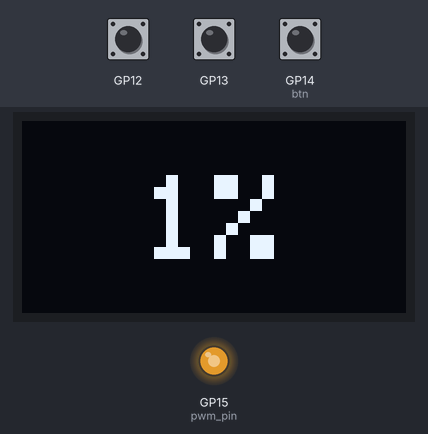
A program run on a simulated Raspberry Pi Pico running MicroPython. On the bench: 128×64 one-colour display, output pins drawn as LEDs (lit = HIGH). The inputs (shaded band) are chosen by the test bench; at power-on: GP14 (btn) HIGH, GP12 HIGH, GP13 HIGH. What the program prints to the serial console is not drawn.

Above: at 1.2 s.
1.3 s: GP14 (btn) pulled LOW for 0.15 s
At 1.8 s:
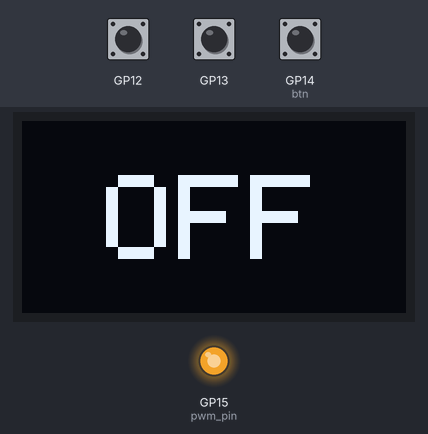
2.9 s: GP14 (btn) pulled LOW for 1 s
At 3.2 s:
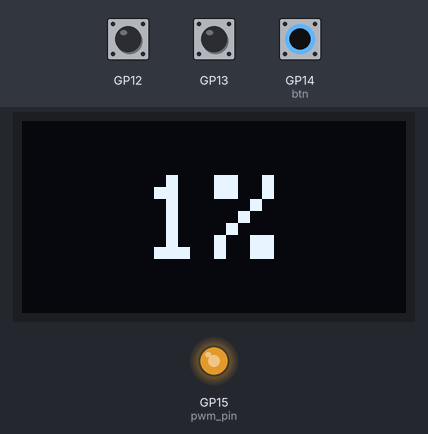
5.4 s: GP14 (btn) pulled LOW for 3.2 s
At 6.3 s:
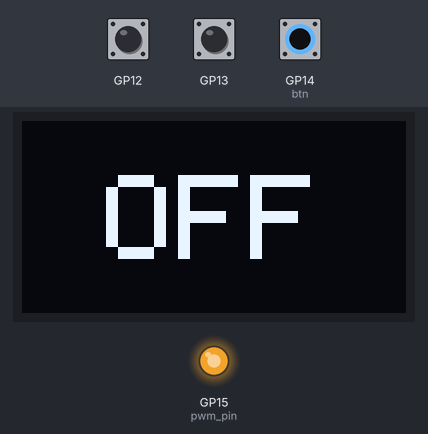
Timing chart, 0 to 8.4 s (numbered marks = the images above; inputs shaded):
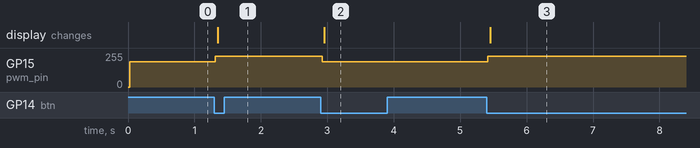

The program:

main.py
```python
# main.py - PWM fan control with rotary encoder + SSD1306 OLED (MicroPython)
# Pins used (change if you need):
# I2C: GP0 = SDA, GP1 = SCL
# Rotary encoder: A=GP2, B=GP3
# Encoder push button: GP14 (Button class uses 14 by default below)
# PWM fan pin: GP15 (change pwm_pin if you'd like different pin)
# OLED address: 0x3C (common)

from machine import Pin, I2C, PWM
import time
from micropython import const
import framebuf

# -------------------------
# SSD1306 driver (as provided)
# -------------------------
SET_CONTRAST = const(0x81)
SET_ENTIRE_ON = const(0xA4)
SET_NORM_INV = const(0xA6)
SET_DISP = const(0xAE)
SET_MEM_ADDR = const(0x20)
SET_COL_ADDR = const(0x21)
SET_PAGE_ADDR = const(0x22)
SET_DISP_START_LINE = const(0x40)
SET_SEG_REMAP = const(0xA0)
SET_MUX_RATIO = const(0xA8)
SET_COM_OUT_DIR = const(0xC0)
SET_DISP_OFFSET = const(0xD3)
SET_COM_PIN_CFG = const(0xDA)
SET_DISP_CLK_DIV = const(0xD5)
SET_PRECHARGE = const(0xD9)
SET_VCOM_DESEL = const(0xDB)
SET_CHARGE_PUMP = const(0x8D)

class SSD1306(framebuf.FrameBuffer):
    def __init__(self, width, height, external_vcc):
        self.width = width
        self.height = height
        self.external_vcc = external_vcc
        self.pages = self.height // 8
        self.buffer = bytearray(self.pages * self.width)
        super().__init__(self.buffer, self.width, self.height, framebuf.MONO_VLSB)
        self.init_display()

    def init_display(self):
        for cmd in (
            SET_DISP | 0x00,  # off
            SET_MEM_ADDR,
            0x00,  # horizontal
            SET_DISP_START_LINE | 0x00,
            SET_SEG_REMAP | 0x01,
            SET_MUX_RATIO,
            self.height - 1,
            SET_COM_OUT_DIR | 0x08,
            SET_DISP_OFFSET,
            0x00,
            SET_COM_PIN_CFG,
            0x02 if self.width > 2 * self.height else 0x12,
            SET_DISP_CLK_DIV,
            0x80,
            SET_PRECHARGE,
            0x22 if self.external_vcc else 0xF1,
            SET_VCOM_DESEL,
            0x30,
            SET_CONTRAST,
            0xFF,
            SET_ENTIRE_ON,
            SET_NORM_INV,
            SET_CHARGE_PUMP,
            0x10 if self.external_vcc else 0x14,
            SET_DISP | 0x01,
        ):
            self.write_cmd(cmd)
        self.fill(0)
        self.show()

    def poweroff(self):
        self.write_cmd(SET_DISP | 0x00)

    def poweron(self):
        self.write_cmd(SET_DISP | 0x01)

    def contrast(self, contrast):
        self.write_cmd(SET_CONTRAST)
        self.write_cmd(contrast)

    def invert(self, invert):
        self.write_cmd(SET_NORM_INV | (invert & 1))

    def show(self):
        x0 = 0
        x1 = self.width - 1
        if self.width == 64:
            x0 += 32
            x1 += 32
        self.write_cmd(SET_COL_ADDR)
        self.write_cmd(x0)
        self.write_cmd(x1)
        self.write_cmd(SET_PAGE_ADDR)
        self.write_cmd(0)
        self.write_cmd(self.pages - 1)
        self.write_data(self.buffer)


class SSD1306_I2C(SSD1306):
    def __init__(self, width, height, i2c, addr=0x3C, external_vcc=False):
        self.i2c = i2c
        self.addr = addr
        self.temp = bytearray(2)
        self.write_list = [b"\x40", None]
        super().__init__(width, height, external_vcc)

    def write_cmd(self, cmd):
        self.temp[0] = 0x80
        self.temp[1] = cmd
        self.i2c.writeto(self.addr, self.temp)

    def write_data(self, buf):
        self.write_list[1] = buf
        # writevto exists on many MicroPython ports for performance; if not, fallback:
        try:
            self.i2c.writevto(self.addr, self.write_list)
        except AttributeError:
            # fallback: send in 16KB chunks
            self.i2c.writeto(self.addr, b"\x40" + buf)


# -------------------------
# Button class (as provided)
# -------------------------
class Button:
    def __init__(self, pin_number, check_enabled=True, debounce_ms=50):
        self.pin = Pin(pin_number, Pin.IN, Pin.PULL_UP)
        self.check_enabled = check_enabled
        self._last_state = self.pin.value()
        self._last_time = time.ticks_ms()
        self._debounce_ms = debounce_ms
        self.is_pressed = False  # True only on the press event

    def update(self):
        if not self.check_enabled:
            self.is_pressed = False
            return

        current_state = self.pin.value()
        now = time.ticks_ms()

        if current_state != self._last_state:
            # Only react after stable debounce period
            if time.ticks_diff(now, self._last_time) > self._debounce_ms:
                self._last_time = now
                if current_state == 0 and self._last_state == 1:
                    self.is_pressed = True  # Button was just pressed
                else:
                    self.is_pressed = False
            else:
                self.is_pressed = False
        else:
            self.is_pressed = False

        self._last_state = current_state

    def enable(self):
        self.check_enabled = True

    def disable(self):
        self.check_enabled = False
        self.is_pressed = False

# default button instance on GP14 (matches your provided snippet)
btn = Button(14)


# -------------------------
# Rotary encoder class (as provided)
# -------------------------
class RotaryEncoder:
    def __init__(self, pin_a, pin_b, debounce_us=1000):
        self.pin_a = Pin(pin_a, Pin.IN, Pin.PULL_UP)
        self.pin_b = Pin(pin_b, Pin.IN, Pin.PULL_UP)
        self.step_position = 0
        self.debounce_us = debounce_us
        self.last_time = time.ticks_us()

        self.state = (self.pin_a.value() << 1) | self.pin_b.value()
        self.prev_state = self.state
        self.seq = []

        self.valid_steps = [
            [0, 1, 3, 2],  # CW sequence
            [0, 2, 3, 1]   # CCW sequence
        ]

        self.pin_a.irq(trigger=Pin.IRQ_RISING | Pin.IRQ_FALLING, handler=self._update)
        self.pin_b.irq(trigger=Pin.IRQ_RISING | Pin.IRQ_FALLING, handler=self._update)

    def _update(self, pin):
        now = time.ticks_us()
        if time.ticks_diff(now, self.last_time) < self.debounce_us:
            return

        new_state = (self.pin_a.value() << 1) | self.pin_b.value()
        if new_state != self.prev_state:
            self.seq.append(new_state)
            if len(self.seq) > 4:
                self.seq.pop(0)

            if self.seq == self.valid_steps[0]:  # Clockwise
                self.step_position += 1
                self.seq.clear()
            elif self.seq == self.valid_steps[1]:  # Counter-clockwise
                self.step_position -= 1
                self.seq.clear()

            self.prev_state = new_state
            self.last_time = now

    def get_position(self):
        return self.step_position

    def reset(self):
        self.step_position = 0
        self.seq = []

# -------------------------
# Big font (5x7) for digits, % sign, and letters O F
# We'll use a small built-in 5x7-style map (bitmaps)
# Each glyph is 5 columns wide, 7 rows high (LSB = top pixel)
# -------------------------
FONT_5x7 = {
    '0': [0x3E,0x45,0x49,0x51,0x3E],  # 0
    '1': [0x00,0x21,0x7F,0x01,0x00],  # 1
    '2': [0x23,0x45,0x49,0x49,0x31],  # 2
    '3': [0x22,0x41,0x49,0x49,0x36],  # 3
    '4': [0x0C,0x14,0x24,0x7F,0x04],  # 4
    '5': [0x72,0x51,0x51,0x51,0x4E],  # 5
    '6': [0x3E,0x49,0x49,0x49,0x26],  # 6
    '7': [0x40,0x47,0x48,0x50,0x60],  # 7
    '8': [0x36,0x49,0x49,0x49,0x36],  # 8
    '9': [0x32,0x49,0x49,0x49,0x3E],  # 9
    '%': [0x63,0x64,0x08,0x13,0x63],  # %
    'O': [0x3E,0x41,0x41,0x41,0x3E],  # O
    'F': [0x7F,0x48,0x48,0x48,0x40],  # F
    ' ': [0x00,0x00,0x00,0x00,0x00],  # space
    '-': [0x08,0x08,0x08,0x08,0x08],  # dash
}


# -------------------------
# Helper: draw big text using 5x7 glyphs scaled by integer scale
# -------------------------
def draw_big_text(oled, text, scale=4):
    oled.fill(0)
    # compute width of entire text
    char_w = 5
    spacing = 1
    total_w = len(text) * (char_w + spacing) * scale
    # center horizontally and vertically
    x = max((oled.width - total_w) // 2, 0)
    y = max((oled.height - (7 * scale)) // 2, 0)
    for ch in text:
        glyph = FONT_5x7.get(ch, FONT_5x7[' '])
        # each column in glyph is a byte (we'll use lower 7 bits)
        for col in range(char_w):
            col_byte = glyph[col]
            for sy in range(7):
                pixel_on = (col_byte >> (6 - sy)) & 1  # top bit first
                if pixel_on:
                    # draw scaled vertical column of pixels at (x + col*scale, y + sy*scale)
                    px = x + col * scale
                    py = y + sy * scale
                    for dx in range(scale):
                        for dy in range(scale):
                            oled.pixel(px + dx, py + dy, 1)
        x += (char_w + spacing) * scale
    oled.show()

# -------------------------
# Mapping percent -> duty (inverted)
# percent in [25..75] maps to duty_u16 [65535 .. 0], 90% -> OFF (0)
# -------------------------
def percent_to_duty_u16(p):
    """
    Map 0..100% input to 25..75% inverted PWM duty.
    0% -> 75% duty (slow)
    100% -> 25% duty (fast)
    If p == -1, set duty percent to 90 (OFF).
    """
    if p == -1:
        duty_percent = 90
    else:
        # clamp input
        p = max(0, min(100, p))
        # map 0..100 -> 75..25 linearly
        duty_percent = cast_percent(p)
    print(f"writing {duty_percent}")
    # convert percent to u16 duty (0..65535)
    duty_u16 = int(duty_percent / 100 * 65535)
    return duty_u16


def cast_percent(p):
    # Map 1..100 to 75..25 (inverted)
    # 1 -> 75, 100 -> 25
    return int(75 - ((p - 1) * 50 / 99))

# -------------------------
# Setup hardware (pins)
# -------------------------
# change pins here if needed
i2c = I2C(0, scl=Pin(1), sda=Pin(0), freq=400000)
oled = SSD1306_I2C(128, 64, i2c, addr=0x3C)

encoder = RotaryEncoder(12, 13)
# btn instance already created above using GP14

pwm_pin_num = 15
pwm_pin = Pin(pwm_pin_num, Pin.OUT)
pwm = PWM(pwm_pin)
pwm.freq(25000)  # typical for brushless fans (25 kHz). Adjust if needed.

# -------------------------
# Variables / state
# -------------------------
MIN_P = 1
MAX_P = 100
DEFAULT_P = 1

current_percent = DEFAULT_P  # user-set percent (25..75)
saved_percent = current_percent  # used when toggling OFF/ON
display_on = True
last_input_ms = time.ticks_ms()
DISPLAY_TIMEOUT_MS = 60_000  # 1 minute

# initial apply
pwm.duty_u16(percent_to_duty_u16(current_percent))
draw_big_text(oled, "{:d}%".format(current_percent), scale=4)


# -------------------------
# Main loop
# -------------------------
def clamp(v, a, b):
    return max(a, min(b, v))

# read encoder periodically; we'll poll step_position every 50ms
while True:
    now = time.ticks_ms()

    # read encoder steps
    steps = encoder.get_position()
    if steps != 0:
        # adjust percent: 1 step -> 1 percent change
        current_percent = int(current_percent - steps)
        current_percent = clamp(current_percent, MIN_P, MAX_P)
        # when rotating while OFF (90%), update saved_percent not visible until toggled on
        if current_percent != 90:
            saved_percent = current_percent
        # apply to PWM if not OFF
        pwm.duty_u16(percent_to_duty_u16(current_percent))
        encoder.reset()
        last_input_ms = now
        # ensure display is on
        if not display_on:
            oled.poweron()
            display_on = True
        # redraw
        draw_big_text(oled, "{:d}%".format(current_percent), scale=4)


    print(current_percent)

    # update button (push)
    btn.update()
    if btn.is_pressed:
        # toggle: if currently not OFF -> set to OFF (90) and save prior
        if current_percent != -1:
            saved_percent = current_percent
            current_percent = -1
            pwm.duty_u16(percent_to_duty_u16(current_percent))  # becomes 0
            # ensure display on and show OFF
            if not display_on:
                oled.poweron()
                display_on = True
            draw_big_text(oled, "OFF", scale=4)
        else:
            # currently OFF -> restore saved
            current_percent = clamp(saved_percent, MIN_P, MAX_P)
            pwm.duty_u16(percent_to_duty_u16(current_percent))
            if not display_on:
                oled.poweron()
                display_on = True
            draw_big_text(oled, "{:d}%".format(current_percent), scale=4)
        last_input_ms = now

    # handle OLED timeout (turn off display after inactivity)
    if display_on and time.ticks_diff(now, last_input_ms) > DISPLAY_TIMEOUT_MS:
        oled.poweroff()
        display_on = False

    # small sleep to reduce CPU usage
    time.sleep_ms(40)
```

Measured:
- after the input at 1.3 s, GP15 (pwm_pin): 191/255 → 229/255 at once; the display: changes after 0.05 s (image 1)
- after the input at 2.9 s, GP15 (pwm_pin): 229/255 → 191/255 at once; the display: changes after 0.06 s (image 2)
- after the input at 5.4 s, GP15 (pwm_pin): 191/255 → 229/255 at once; the display: changes after 0.05 s (image 3)
